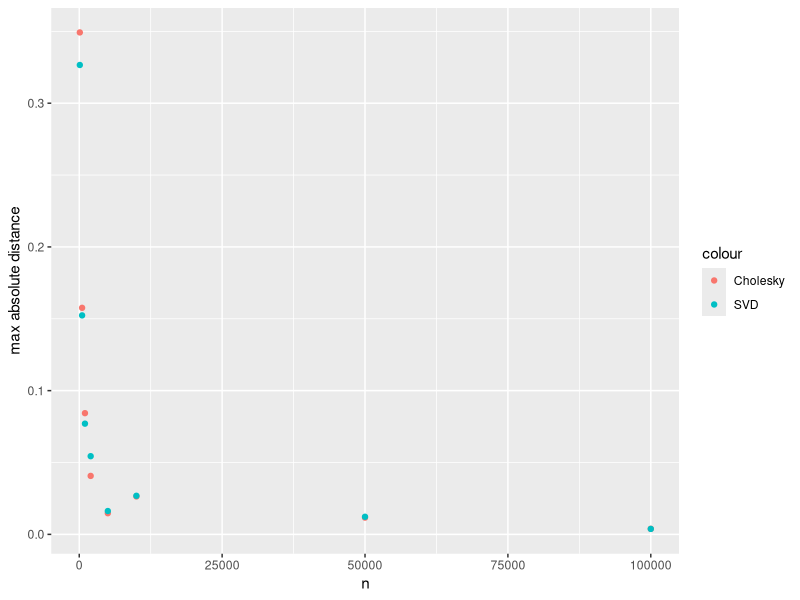

Recreate this plot in R.
## ---- chunk 1
if(!require(tidyverse)){install.packages('tidyverse');require(tidyverse)}
## ---- chunk 2
set.seed(1)
n           = 100
p           = 3
rho         = 0.3
Sigma       = matrix(rho,nrow=p,ncol=p)
diag(Sigma) = 1
mu          = rep(5,p)

#Draw feature matrix from standard normal dist.
x = matrix(rnorm(n*p),nrow=n) 
## ---- chunk 3
#Get square root here
SigmaSqRt_chol   = chol(Sigma)

# Transform x so that it's rows, X_i, are drawn from N(mu,Sigma)
x_chol = x %*% SigmaSqRt_chol 
x_chol = x_chol + mu 

#Print the sample covariance matrix
cov(x_chol)
## ---- chunk 4
SigmaSVD  = svd(Sigma)

SigmaSqRt_svd = SigmaSVD$u %*% diag(sqrt(SigmaSVD$d)) %*% t(SigmaSVD$u)

# Transform x so that it's rows, X_i, are drawn from N(mu,Sigma)
x_svd = x %*% SigmaSqRt_svd 
x_svd = x_svd + mu

#Print the sample covariance matrix
cov(x_svd)
## ---- chunk 5
nGrid = c(100,500,1000,2000,5000,10000,50000,100000)

results = data.frame('nGrid' = nGrid, 'svd' = rep(0, length(nGrid), 'chol' = rep(0, length(nGrid))))

nIter = 0
for(nSweep in nGrid){
  nIter    = nIter + 1
  xSweep   = matrix(rnorm(nSweep*p),nrow=nSweep)
  
  cov_chol = cov(xSweep %*% SigmaSqRt_chol) 
  cov_svd  = cov(xSweep %*% SigmaSqRt_svd) 
  
  results$chol[nIter] = max( abs(cov_chol - Sigma) )
  results$svd[nIter]  = max( abs(cov_svd - Sigma) )
}

ggplot(results) + 
  geom_point(aes(nGrid, chol, color='Cholesky')) + 
  geom_point(aes(nGrid, svd, color='SVD')) +
  labs(x = 'n', y = 'max absolute distance')
## ---- chunk 6
meanImputeF = function(x_j){
  M      = is.na(x_j)
  x_j[M] = mean(x_j,na.rm=TRUE)
  return(x_j)
}
## ---- chunk 7
modeImputeF = function(x_j){
  M      = is.na(x_j)
  tbl = table(x_j) 
  x_j[M] = names(tbl)[which.max(tbl)] 
  return(x_j)
}
## ---- chunk 8
meanModeImputeF = function(X){
  Ximpute = X
  M       = is.na(X)
  for(j in 1:ncol(X)){
    x_j = Ximpute[,j]
    if(is.character(x_j) | is.factor(x_j)){
      Ximpute[,j] = modeImputeF(X[,j]) 
    }
    else if(is.numeric(x_j)){    
      Ximpute[,j] = meanImputeF(X[,j]) 
    }else{
      break
      warning('Not compatible data type detected')
    }
  }
  return(list('M' = M, 'Ximpute' = Ximpute))
}
## ---- chunk 9
iterativeF = function(X, maxIters = 10, threshold = 1, verbose = TRUE){
  meanModeImpute  = meanModeImputeF(X)
  Ximpute         = meanModeImpute[['Ximpute']] 
  M               = meanModeImpute[['M']] 
  numericFeatures = sapply(Ximpute,is.numeric)
  
  converged = FALSE
  nIters    = 0
  while(!converged){
    nIters = nIters + 1
    Ximpute_old = Ximpute
    for(j in 1:ncol(X)){
      x_j = Ximpute[,j]      
      if(is.character(x_j) | is.factor(x_j)){      
        fitX_j           = glm(factor(x_j) ~ ., data = Ximpute[,-j], family = 'binomial') 
        fitX_j_probs     = fitX_j$fitted.values[M[,j]]                                    
        Ximpute[M[,j],j] = ifelse(fitX_j_probs > 1/2, 'fraud','notFraud')
      }
      if(is.numeric(x_j)){ 
        fitX_j = lm(Ximpute[,j] ~ ., data = Ximpute[,-j]) 
        Ximpute[M[,j],j] = fitX_j$fitted.values[M[,j]]
      }
    }
    status = max(abs(Ximpute_old[,numericFeatures] - Ximpute[,numericFeatures])/abs(Ximpute_old[,numericFeatures]))
    if(verbose){ print(status) }
    
    if( status < threshold){
      converged = TRUE
    }
    if( nIters >= maxIters){
      break
      warning('algorithm failed to converge')
    }
  }
  return(Ximpute)
}
## ---- chunk 10
set.seed(1)
p               = 2
n               = 100
covarianceMat   = matrix(c(1,.75,.75,1),nrow=2)
X_cQuantitative = matrix(rnorm(n*p),nrow=n) %*% chol(covarianceMat) 
X_cQualitative  = ifelse(rbinom(n,1,.2) == 1,'fraud','notFraud')

X_c             = data.frame('x1' = X_cQuantitative[,1], 
                             'x2' = X_cQuantitative[,2], 
                             'x3' = X_cQualitative)


X = X_c
X[X$x3 == 'fraud',2]     = NA
X[rbinom(n,1,.2) == 1,3] = NA
## ---- chunk 11
Xhat = iterativeF(X)  # returns Ximpute value
## ---- chunk 12
# only want to look at the results of the imputed values from discussion board post
table(Xhat$x3[is.na(X$x3)],X_c$x3[is.na(X$x3)])
correctImputation   = 12 # The number of correctly imputed observations - from main diagonal
